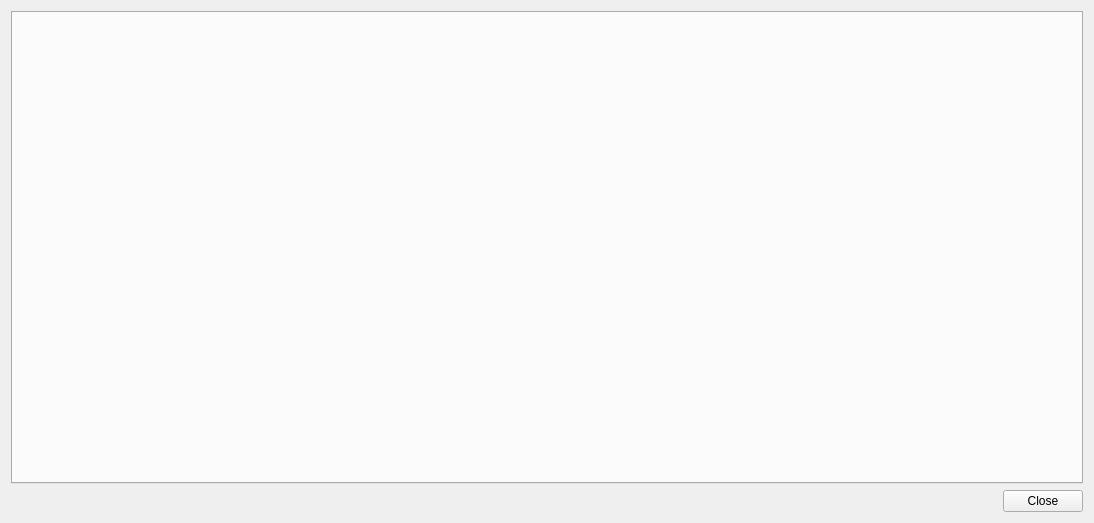
<?xml version="1.0" encoding="UTF-8"?>
<ui version="4.0">
 <class>Form</class>
 <widget class="QWidget" name="Form">
  <property name="geometry">
   <rect>
    <x>0</x>
    <y>0</y>
    <width>1094</width>
    <height>523</height>
   </rect>
  </property>
  <property name="windowTitle">
   <string>Form</string>
  </property>
  <layout class="QGridLayout" name="gridLayout_2">
   <item row="0" column="0">
    <layout class="QVBoxLayout" name="verticalLayout_6">
     <item>
      <widget class="QTabWidget" name="tabscores">
       <property name="currentIndex">
        <number>-1</number>
       </property>
      </widget>
     </item>
     <item>
      <layout class="QHBoxLayout" name="horizontalLayout_4">
       <item>
        <spacer name="horizontalSpacer_4">
         <property name="orientation">
          <enum>Qt::Horizontal</enum>
         </property>
         <property name="sizeHint" stdset="0">
          <size>
           <width>40</width>
           <height>20</height>
          </size>
         </property>
        </spacer>
       </item>
       <item>
        <widget class="QPushButton" name="bt_close">
         <property name="text">
          <string>Close</string>
         </property>
        </widget>
       </item>
      </layout>
     </item>
    </layout>
   </item>
  </layout>
 </widget>
 <resources/>
 <connections/>
</ui>
